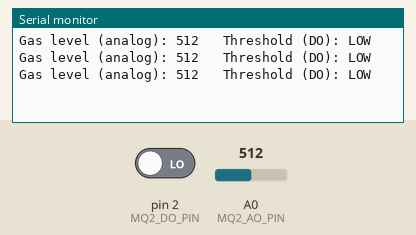
This sketch was run on a simulated Arduino Uno, built with avr-gcc and run on an emulated ATmega328P. Shown: the last lines printed to the serial monitor. The test bench sets the inputs (shaded band); at power-on: pin 2 (MQ2_DO_PIN) LOW, A0 (MQ2_AO_PIN) = 512.

Above: at 1.3 s.
1.4 s: pin 2 (MQ2_DO_PIN) driven HIGH
At 1.9 s:
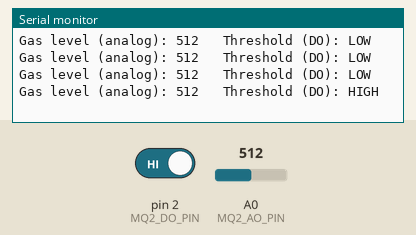
3.5 s: A0 (MQ2_AO_PIN) set to 716
At 3.9 s:
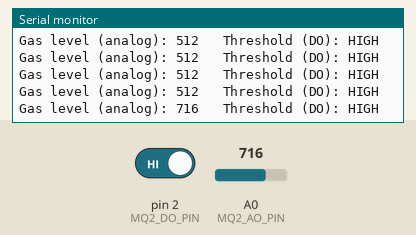
5.0 s: A0 (MQ2_AO_PIN) set to 900
At 5.4 s:
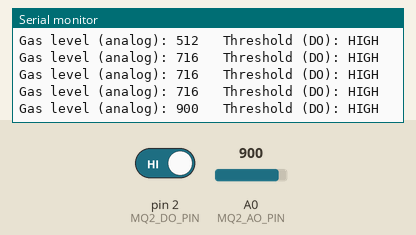
6.5 s: pin 2 (MQ2_DO_PIN) driven LOW
At 6.9 s:
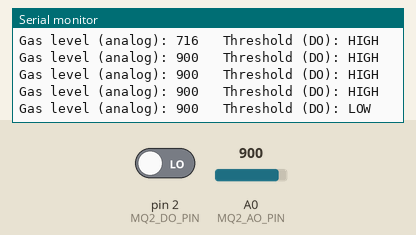
Timing chart, 0 to 9.0 s (numbered marks = the images above; inputs shaded):
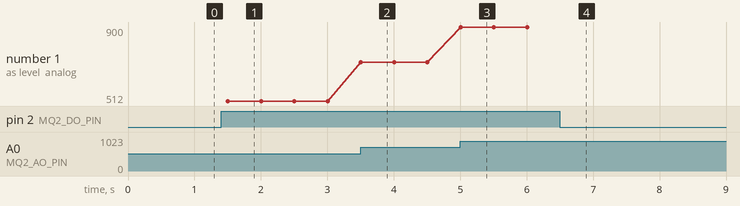

Measured:
- after the input at 1.4 s, the serial monitor: prints a new line after 0.10 s (image 1)
- after the input at 3.5 s, the serial monitor: prints a new line at once (image 2)
- after the input at 5.0 s, the serial monitor: prints a new line at once (image 3)
- after the input at 6.5 s, the serial monitor: prints a new line at once (image 4)
- plotted number 1: 512 → 716 after the input at 3.5 s, 716 → 900 after the input at 5.0 s

The sketch:

Example_Code.ino
```cpp
/*
  MQ-2 - Flammable Gas & Smoke Sensor
  -----------------------------------
  SnO2 semiconductor sensor sensitive to LPG, propane, methane, hydrogen,
  and smoke. The module exposes an analog output (AO) and a digital
  threshold output (DO, set by the onboard potentiometer).

  Wiring (Arduino Uno/Nano/Mega):
    MQ-2 VCC -> 5V   (the heater needs 5V; do NOT power from 3.3V)
    MQ-2 GND -> GND
    MQ-2 AO  -> A0   (analog gas level)
    MQ-2 DO  -> D2   (optional: HIGH/LOW based on the pot threshold)

  *** IMPORTANT - this sensor needs time, not just code: ***
   - First-ever use: "burn-in" for 24-48 hours for stable readings.
   - Every session: allow ~20 minutes warm-up before trusting values.
   - The heater draws ~150 mA - power it from 5V with a common ground,
     not from a microcontroller pin.
   - Converting the raw value to ppm requires calibration against the
     datasheet Rs/Ro curve; the raw analog value alone is relative only.

  NOTE: Reference code. Treat the output as a relative gas level.
*/

const int MQ2_AO_PIN = A0;
const int MQ2_DO_PIN = 2;

void setup() {
  Serial.begin(9600);
  pinMode(MQ2_DO_PIN, INPUT);
}

void loop() {
  int gasLevel = analogRead(MQ2_AO_PIN);   // relative, 0-1023
  int threshold = digitalRead(MQ2_DO_PIN); // HIGH/LOW per onboard pot

  Serial.print("Gas level (analog): ");
  Serial.print(gasLevel);
  Serial.print("   Threshold (DO): ");
  Serial.println(threshold == HIGH ? "HIGH" : "LOW");

  delay(500);
}
```
